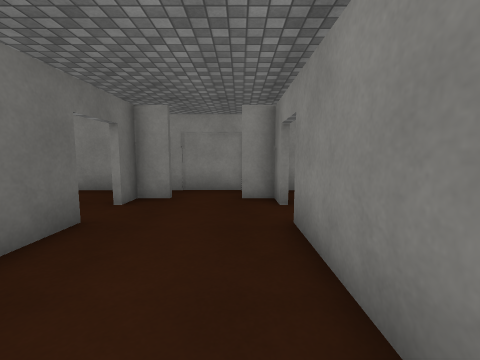
view 1 (above)

17 first-person views from a walk through a 3-D level made in the Unity game engine. The camera is 1.2 m above the floor, tilts 6° down and sees 90° across. The floor is counted in squares, 1 m on a side. Each view is taken from the middle of a square. On the plan, view 1 faces up. The plan holds only what a view shows up to about 12 squares ahead; the rest is blank. The place goes on beyond the plan. Some surface patterns are stand-ins.

view 2
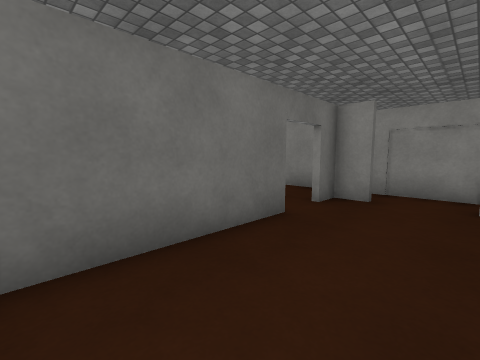

view 3
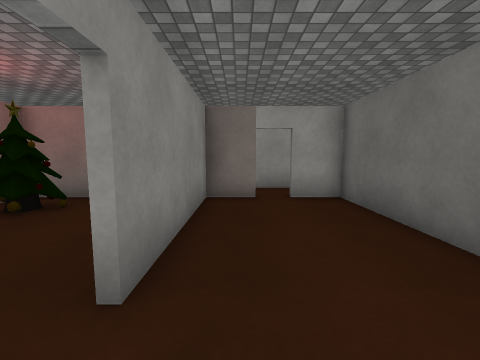

view 4
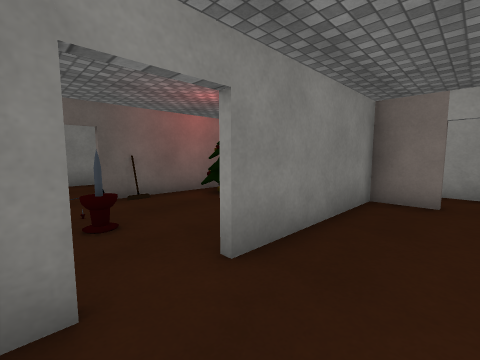

view 5
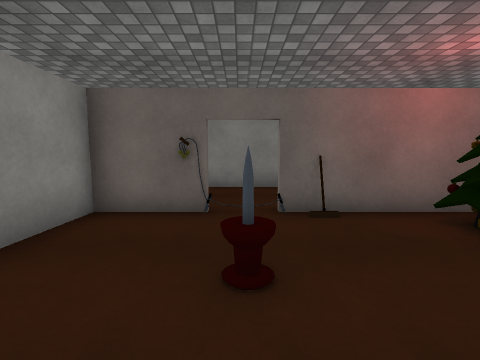

view 6
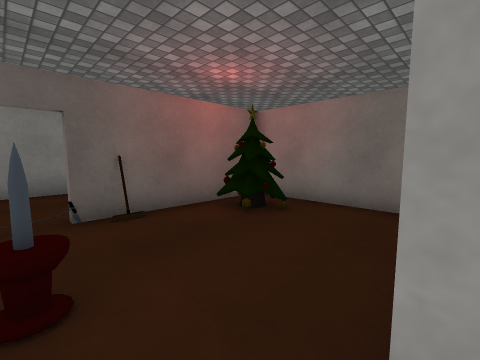

view 7
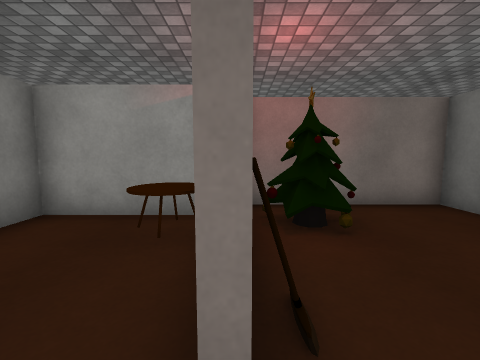

view 8
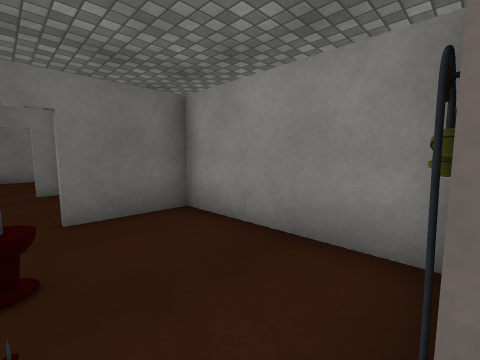

view 9
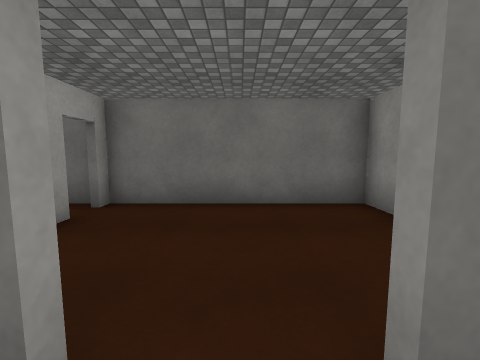

view 10
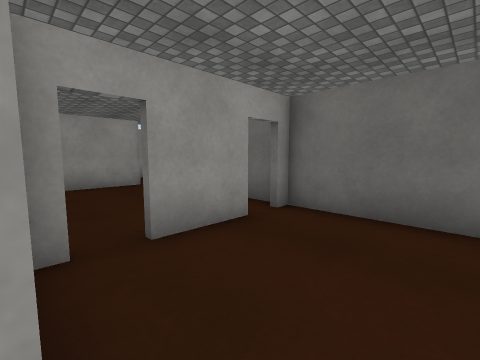

view 11
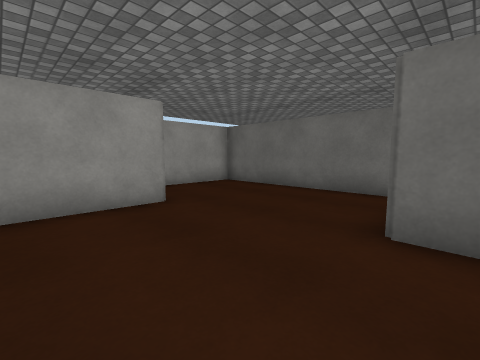

view 12
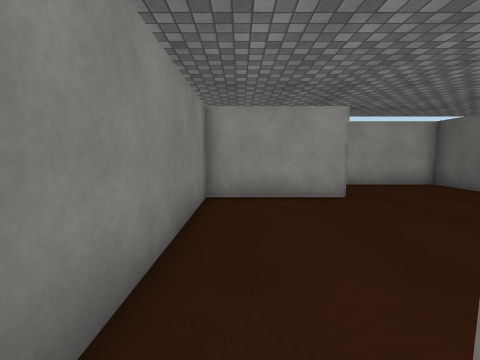

view 13
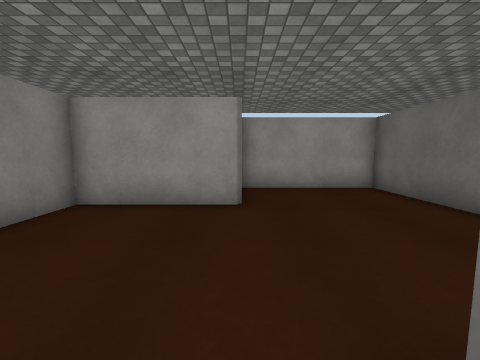

view 14
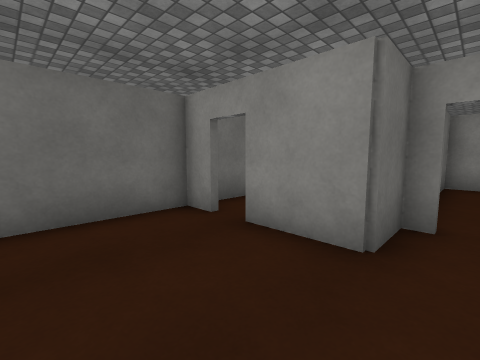

view 15
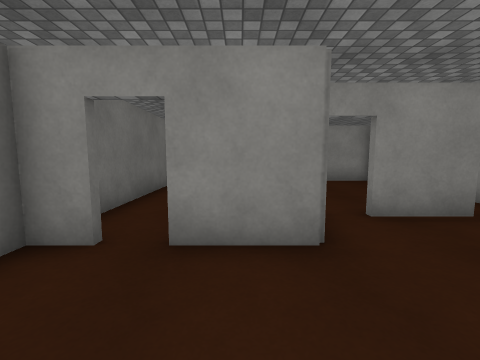

view 16
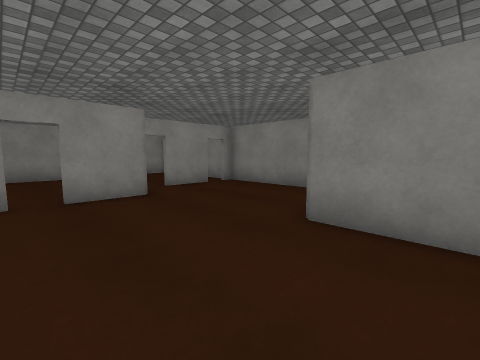

view 17
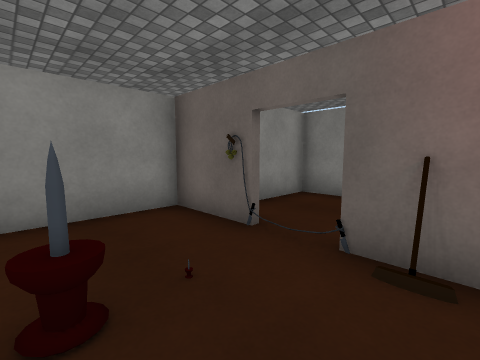

### Floor plan
Ten units are one square. View 1 is at (0, 0); x grows to the right and y downward. Boxes are objects, and circles mark ways between rooms. Rooms are numbered by the first view taken in them; rooms with no view inside come last. Other rooms are left out.
<svg viewBox="-123 -86 228 168">
<path fill="none" stroke="#000" d="M-28 -42 -28 7 -14 7M10 -56 10 -66 0 -66M-19 -66 -28 -66 -28 -56M-5 7 10 7 10 -42M1 -81 -24 -81M60 -64 60 -81 12 -81 12 -56M60 1 60 -42M12 -2 12 7 59 7M-70 71 -70 47 -30 47 -30 -16M-109 -1 -118 -1 -118 77 -70 77M-78 -16 -78 -1 -100 -1M-44 -16 -65 -16M-65 -18 -44 -18M-30 -81 -78 -81 -78 -18M100 -31 100 -71 78 -71M69 -3 100 -3 100 -11M-19 27 -2 27"/>
<rect x="25" y="-55" width="10" height="10" fill="#bbb"><title>other object</title></rect>
<rect x="35" y="-15" width="20" height="20" fill="#bbb"><title>tree</title></rect>
<rect x="55" y="-65" width="10" height="10" fill="#bbb"><title>other object</title></rect>
<rect x="65" y="-25" width="10" height="20" fill="#bbb"><title>table</title></rect>
<circle cx="10" cy="-50" r="3" fill="#2a7"/>
<circle cx="-30" cy="-50" r="3" fill="#2a7"/>
<circle cx="-10" cy="10" r="3" fill="#2a7"/>
<circle cx="60" cy="-55" r="3" fill="#2a7"/>
<circle cx="-40" cy="-20" r="3" fill="#2a7"/>
<circle cx="-70" cy="-20" r="3" fill="#2a7"/>
<text x="-10" y="-30">1</text>
<text x="40" y="-40">2</text>
<text x="-80" y="30">3</text>
<text x="-60" y="-50">4</text>
<text x="80" y="-40">5</text>
<text x="-10" y="20">6</text>
</svg>
Room 1 opens to room 2. Room 1 opens to room 4. Room 1 opens to room 6. Room 2 opens to room 5. Room 3 opens to room 4.

Where each view was taken, in squares from view 1:
view 1: 0 up, 0 right, facing up
view 2: 0 up, 0 right, facing up-left
view 3: 6 up, 0 right, facing down
view 4: 6 up, 1 left, facing down-right
view 5: 5 up, 1 right, facing right
view 6: 5 up, 1 right, facing down-right
view 7: 5 up, 6 right, facing down
view 8: 5 up, 6 right, facing up-left
view 9: 5 up, 2 left, facing left
view 10: 5 up, 3 left, facing down-left
view 11: 1 up, 4 left, facing down-left
view 12: 2 up, 4 left, facing down
view 13: 1 up, 7 left, facing down
view 14: 3 down, 7 left, facing up-left
view 15: 3 down, 9 left, facing up
view 16: 7 down, 11 left, facing up-right
view 17: 3 up, 3 right, facing up-right
